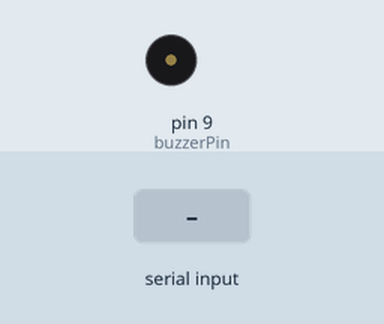
Recording of a sketch running on a simulated Arduino Uno, built with avr-gcc and run on an emulated ATmega328P. Shown: buzzer (waves = sounding). The test bench sets the inputs (shaded band).

Above: at 1.2 s.
1.3 s: "1" received over Serial
At 1.9 s:
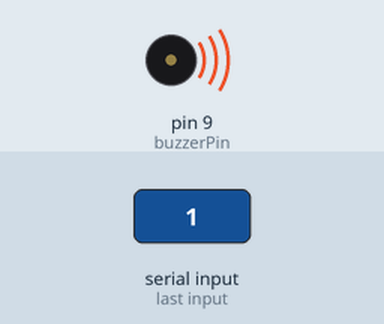
2.8 s: "0" received over Serial
At 3.1 s:
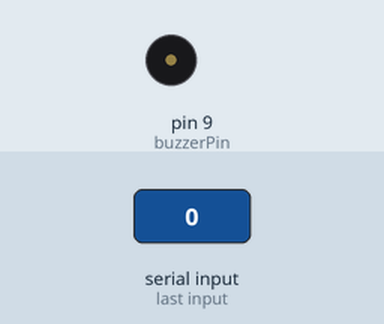
Timing chart, 0 to 5.8 s (numbered marks = the images above; inputs shaded):
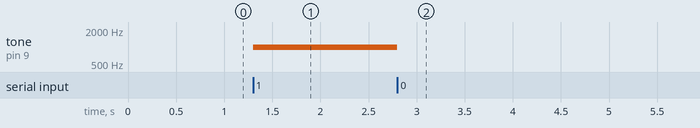

The sketch:

sketch_jul14a.ino
```cpp
int buzzerPin = 9;  // Buzzer pin 9

void setup() {
  pinMode(buzzerPin, OUTPUT); // buzzer output set korlam
  Serial.begin(9600);         // serial start korlam
}

void loop() {
  if (Serial.available() > 0) { // serial e kichu ashle
    char command = Serial.read(); // command read korlam

    if (command == '1') {
      tone(buzzerPin, 1000);  // buzzer on korlam (1kHz)
    }
    else if (command == '0') {
      noTone(buzzerPin);       // buzzer off korlam
    }
  }
}
```

Measured:
- after the input at 1.3 s, tone on pin 9 (buzzerPin): silent → 1000 Hz at once
- after the input at 2.8 s, tone on pin 9 (buzzerPin): 1000 Hz → silent at once
